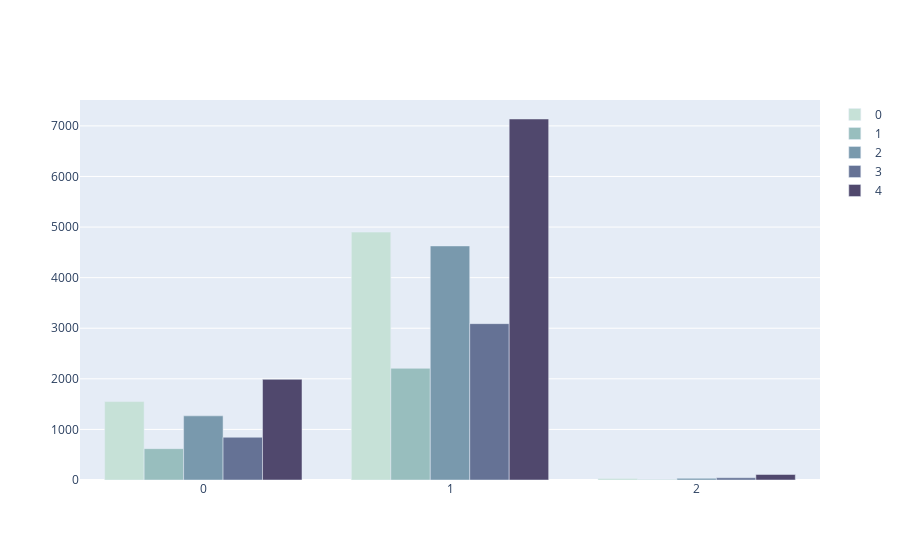

The code cell stored with this chart in its notebook:
### Code cell
tr=list(df.groupby(['gender', 'Depression']).size().reset_index(name='counts').sort_values(by=['Depression'])['counts'])
gender=df['gender'].unique().sort()
colors = ['#c6e1d7', '#98bebe', '#7999ad','#657295','#50486d']
fig = go.Figure(data=[
    go.Bar(name='0', x=gender, y=tr[:3],marker_color=colors[0]),
    go.Bar(name='1', x=gender, y=tr[3:6],marker_color=colors[1]),
    go.Bar(name='2', x=gender, y=tr[6:9],marker_color=colors[2]),
    go.Bar(name='3', x=gender, y=tr[9:12],marker_color=colors[3]),
    go.Bar(name='4', x=gender, y=tr[12:15],marker_color=colors[4])
])
# Change the bar mode
fig.update_layout(barmode='group')
fig.show()

### Figure 1 — Plotly figure (JSON) as saved in the notebook; plotly's stock layout.template omitted (floating-point values rounded to 4 significant figures)
{"data": [{"marker": {"color": "#c6e1d7"}, "name": "0", "type": "bar", "y": [1551, 4900, 31]}, {"marker": {"color": "#98bebe"}, "name": "1", "type": "bar", "y": [620, 2208, 12]}, {"marker": {"color": "#7999ad"}, "name": "2", "type": "bar", "y": [1268, 4627, 33]}, {"marker": {"color": "#657295"}, "name": "3", "type": "bar", "y": [845, 3091, 44]}, {"marker": {"color": "#50486d"}, "name": "4", "type": "bar", "y": [1990, 7136, 109]}], "layout": {"barmode": "group"}}
